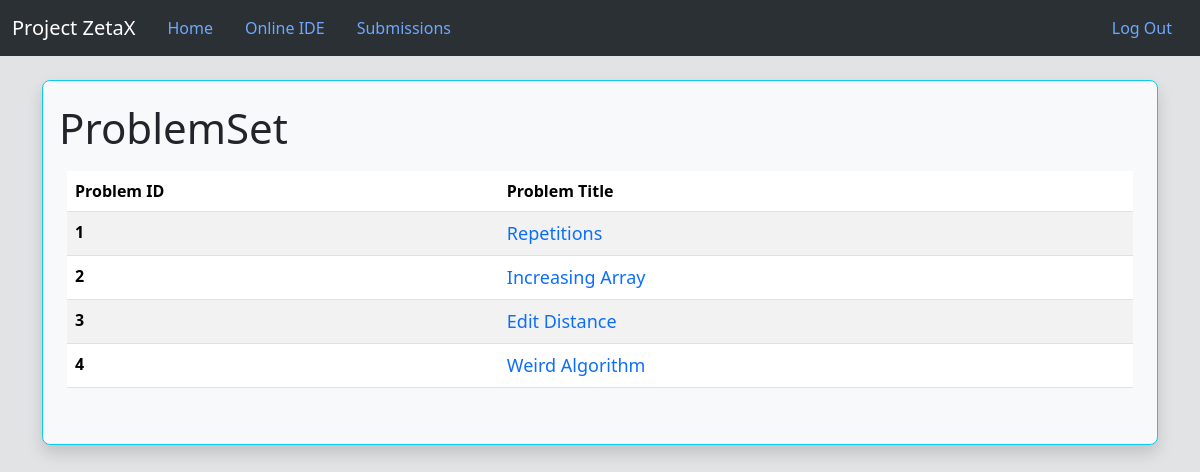
The app's page /contestant (signed in) with its own data.
### Project/models.py (models this page shows, shortened)
class Problem(db.Model):
    __bind_key = 'problems'
    id = db.Column(db.Integer, primary_key=True)
    title = db.Column(db.String(100), nullable=False)
    description = db.Column(db.String(2000), nullable=False)
    sample_input = db.Column(db.String(100), nullable=False)
    sample_output = db.Column(db.String(100), nullable=False)
    exe_time = db.Column(db.Integer, nullable=False)
    exe_space = db.Column(db.Integer, nullable=False)
    judging_testcases = db.Column(db.String(1000000),nullable=False)
    exp_testcases_output = db.Column(db.String(1000000),nullable=False)
    user_id = db.Column(db.Integer, db.ForeignKey('user.id'))
    submission = db.relationship('Submissions',backref='problem')

### Project/routes.py (the view)
    def wrapped_function_contestant(*args,**kwargs):
        if (current_user.is_authenticated) and (current_user.type != 'Contestant'):
            flash("Please log in as Contestant to access this page",'error')
            return redirect(url_for('home'))
        return inner_func(*args,**kwargs)

### Project/models.py (called while the page is built)
@login_manager.user_loader
def load_user(id):
    return User.query.get(int(id))

### Project/routes.py (called while the page is built)
def contestant_required(inner_func):
    def wrapped_function_contestant(*args,**kwargs):
        if (current_user.is_authenticated) and (current_user.type != 'Contestant'):
            flash("Please log in as Contestant to access this page",'error')
            return redirect(url_for('home'))
        return inner_func(*args,**kwargs)
    wrapped_function_contestant.__name__ = inner_func.__name__
    return wrapped_function_contestant

@app.route('/contestant', methods= ['GET'])
@login_required
@contestant_required
def show_problems():
    problem_ids = Problem.query.with_entities(Problem.id).all()
    pblm_id_list = [x[0] for x in problem_ids]
    problem_titles = Problem.query.with_entities(Problem.title).all()
    pblm_title_list = [x[0] for x in problem_titles]
    return render_template('contestant.html' , ProblemIDs = pblm_id_list , ProblemTitles = pblm_title_list)

### Project/templates/contestant.html
{% extends 'base.html' %}
{% block content %}
<br>
<div class="container-fluid bg-light border border-info shadow p-3 mb-5 rounded-3">
    <h1><small class="text-dark">ProblemSet</small></h1>
    <div class="p-2 mb-3 rounded">
    <table class="table table-striped table-hover table-bordered=borderless caption-top rounded" >
        <thead>
            <tr>
                <th scope="col">Problem ID</th>
                <th scope="col">Problem Title</th>
            </tr>
        </thead>
        <tbody>
            {% for id in ProblemIDs %}
            <tr>
                <th scope="row">{{id}}</td>
                <td><a class="link-primary link-offset-2 link-underline-opacity-0 link-underline-opacity-100-hover" href="/problem/{{id}}">{{ProblemTitles[loop.index0]}}</a></td>
            </tr>
            {% endfor %}
        </tbody>
    </table>
    </div>
</div>
{% endblock %}

### Project/static/CSS/editor-styles.css (style rules this page uses)
:root { --editor-bg: #eee; --editor-border: #3f87a6; }
* { padding: 0; margin: 0; box-sizing: border-box; }
html, body { height: 100%; width: 100%; }

### Project/static/CSS/style-home.css (style rules this page uses)
h1 { font-size: 48px; }
a { font-size: 18px; color: #000000; }

### records on screen
Problem: title "Repetitions"
Problem: title "Increasing Array"
Problem: title "Edit Distance"
Problem: title "Weird Algorithm"

### other values on screen
{{ id }} "1" "2" "3" "4"
